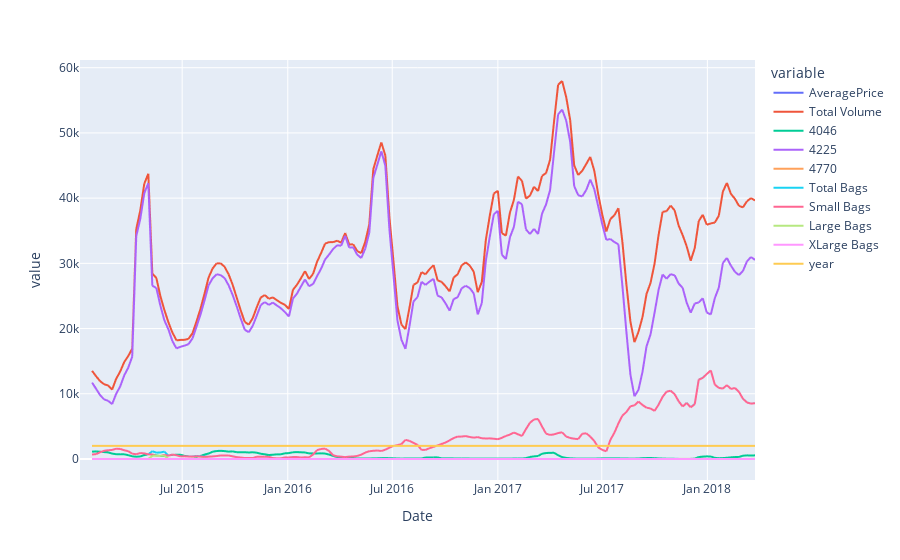

Source (notebook cell):
### Markdown cell above
Отберём только записи о покупках органических авокадо в Чикаго и сохраним результат в переменную `organic_ch`.

### Code cell
organic_chicago=avocado_full.query('type=="organic" and region=="Chicago"').set_index('Date').rolling(4).mean().round(3)
organic_chicago
px.line(organic_chicago)

### Figure 1 — Plotly figure (JSON) as saved in the notebook; plotly's stock layout.template omitted (floating-point values rounded to 4 significant figures; data arrays with more than 128 entries replaced by an {"elided": "..."} marker saying what was removed)
{"data": [{"hovertemplate": "variable=AveragePrice<br>Date=%{x}<br>value=%{y}<extra></extra>", "legendgroup": "AveragePrice", "line": {"color": "#636efa", "dash": "solid"}, "mode": "lines", "name": "AveragePrice", "showlegend": true, "type": "scattergl", "x": {"elided": "169 str values"}, "xaxis": "x", "y": {"elided": "169 float values"}, "yaxis": "y"}, {"hovertemplate": "variable=Total Volume<br>Date=%{x}<br>value=%{y}<extra></extra>", "legendgroup": "Total Volume", "line": {"color": "#EF553B", "dash": "solid"}, "mode": "lines", "name": "Total Volume", "showlegend": true, "type": "scattergl", "x": {"elided": "169 str values"}, "xaxis": "x", "y": {"elided": "169 float values"}, "yaxis": "y"}, {"hovertemplate": "variable=4046<br>Date=%{x}<br>value=%{y}<extra></extra>", "legendgroup": "4046", "line": {"color": "#00cc96", "dash": "solid"}, "mode": "lines", "name": "4046", "showlegend": true, "type": "scattergl", "x": {"elided": "169 str values"}, "xaxis": "x", "y": {"elided": "169 float values"}, "yaxis": "y"}, {"hovertemplate": "variable=4225<br>Date=%{x}<br>value=%{y}<extra></extra>", "legendgroup": "4225", "line": {"color": "#ab63fa", "dash": "solid"}, "mode": "lines", "name": "4225", "showlegend": true, "type": "scattergl", "x": {"elided": "169 str values"}, "xaxis": "x", "y": {"elided": "169 float values"}, "yaxis": "y"}, {"hovertemplate": "variable=4770<br>Date=%{x}<br>value=%{y}<extra></extra>", "legendgroup": "4770", "line": {"color": "#FFA15A", "dash": "solid"}, "mode": "lines", "name": "4770", "showlegend": true, "type": "scattergl", "x": {"elided": "169 str values"}, "xaxis": "x", "y": {"elided": "169 int values"}, "yaxis": "y"}, {"hovertemplate": "variable=Total Bags<br>Date=%{x}<br>value=%{y}<extra></extra>", "legendgroup": "Total Bags", "line": {"color": "#19d3f3", "dash": "solid"}, "mode": "lines", "name": "Total Bags", "showlegend": true, "type": "scattergl", "x": {"elided": "169 str values"}, "xaxis": "x", "y": {"elided": "169 float values"}, "yaxis": "y"}, {"hovertemplate": "variable=Small Bags<br>Date=%{x}<br>value=%{y}<extra></extra>", "legendgroup": "Small Bags", "line": {"color": "#FF6692", "dash": "solid"}, "mode": "lines", "name": "Small Bags", "showlegend": true, "type": "scattergl", "x": {"elided": "169 str values"}, "xaxis": "x", "y": {"elided": "169 float values"}, "yaxis": "y"}, {"hovertemplate": "variable=Large Bags<br>Date=%{x}<br>value=%{y}<extra></extra>", "legendgroup": "Large Bags", "line": {"color": "#B6E880", "dash": "solid"}, "mode": "lines", "name": "Large Bags", "showlegend": true, "type": "scattergl", "x": {"elided": "169 str values"}, "xaxis": "x", "y": {"elided": "169 float values"}, "yaxis": "y"}, {"hovertemplate": "variable=XLarge Bags<br>Date=%{x}<br>value=%{y}<extra></extra>", "legendgroup": "XLarge Bags", "line": {"color": "#FF97FF", "dash": "solid"}, "mode": "lines", "name": "XLarge Bags", "showlegend": true, "type": "scattergl", "x": {"elided": "169 str values"}, "xaxis": "x", "y": {"elided": "169 int values"}, "yaxis": "y"}, {"hovertemplate": "variable=year<br>Date=%{x}<br>value=%{y}<extra></extra>", "legendgroup": "year", "line": {"color": "#FECB52", "dash": "solid"}, "mode": "lines", "name": "year", "showlegend": true, "type": "scattergl", "x": {"elided": "169 str values"}, "xaxis": "x", "y": {"elided": "169 float values"}, "yaxis": "y"}], "layout": {"legend": {"title": {"text": "variable"}, "tracegroupgap": 0}, "margin": {"t": 60}, "xaxis": {"anchor": "y", "domain": [0, 1], "title": {"text": "Date"}}, "yaxis": {"anchor": "x", "domain": [0, 1], "title": {"text": "value"}}}}
